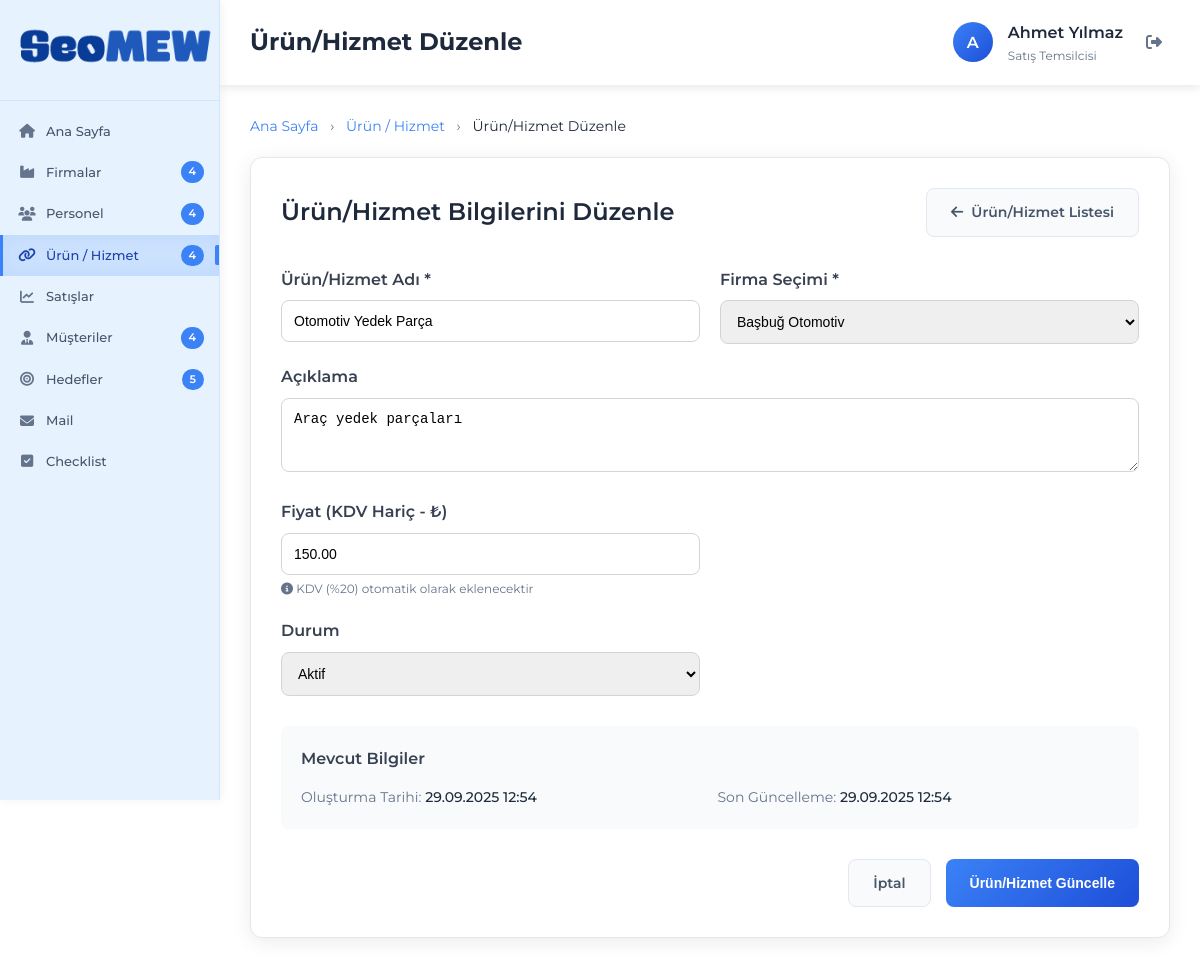
/urun-duzenle.php?id=1 (signed in), run on the app's committed database.
### tables this page shows
CREATE TABLE IF NOT EXISTS urun_hizmet (
    id INT AUTO_INCREMENT PRIMARY KEY,
    urun_adi VARCHAR(255) NOT NULL,
    aciklama TEXT,
    fiyat DECIMAL(10,2),
    firma_id INT,
    durum ENUM('aktif', 'pasif') DEFAULT 'aktif',
    son_guncelleme TIMESTAMP DEFAULT CURRENT_TIMESTAMP ON UPDATE CURRENT_TIMESTAMP,
    olusturma_tarihi TIMESTAMP DEFAULT CURRENT_TIMESTAMP,
    FOREIGN KEY (firma_id) REFERENCES firmalar(id) ON DELETE SET NULL
);

CREATE TABLE IF NOT EXISTS firmalar (
    id INT AUTO_INCREMENT PRIMARY KEY,
    firma_adi VARCHAR(255) NOT NULL,
    durum ENUM('aktif', 'pasif') DEFAULT 'aktif',
    son_guncelleme TIMESTAMP DEFAULT CURRENT_TIMESTAMP ON UPDATE CURRENT_TIMESTAMP,
    olusturma_tarihi TIMESTAMP DEFAULT CURRENT_TIMESTAMP
);

### config/database.php (called while the page is built, shortened)
<?php
class Database {
    private $connection;
    private static $instance = null;
    private function __construct() {
        try {
            $dsn = "mysql:host=" . DB_HOST . ";dbname=" . DB_NAME . ";charset=" . DB_CHARSET;
            $this->connection = new PDO($dsn, DB_USER, DB_PASS, [
                PDO::ATTR_ERRMODE => PDO::ERRMODE_EXCEPTION,
                PDO::ATTR_DEFAULT_FETCH_MODE => PDO::FETCH_ASSOC,
                PDO::ATTR_EMULATE_PREPARES => false,
            ]);
            $this->connection->exec("SET NAMES utf8mb4 COLLATE utf8mb4_unicode_ci");
            $this->connection->exec("SET CHARACTER SET utf8mb4");
        } catch (PDOException $e) {
            die("Veritabanı bağlantı hatası: " . $e->getMessage());
        }
    }
    public static function getInstance() {
        if (self::$instance === null) {
            self::$instance = new self();
        }
        return self::$instance;
    }
    public function select($table, $where = [], $orderBy = null, $limit = null) {
        $sql = "SELECT * FROM $table";
        $params = [];
        if (!empty($where)) {
            $conditions = [];
            foreach ($where as $key => $value) {
                $conditions[] = "$key = :$key";
                $params[$key] = $value;
            }
            $sql .= " WHERE " . implode(' AND ', $conditions);
        }
        if ($orderBy) {
            $sql .= " ORDER BY $orderBy";
        }
        $stmt = $this->connection->prepare($sql);
        $stmt->execute($params);
        return $stmt->fetchAll();
    }
    public function query($sql, $params = []) {
        $stmt = $this->connection->prepare($sql);
        $stmt->execute($params);
        return $stmt->fetchAll();
    }
}
$db = Database::getInstance();
function getStats() {
    global $db;
    $stats = [
        'firmalar' => $db->query("SELECT COUNT(*) as count FROM firmalar WHERE durum = 'aktif'")[0]['count'],
        'personel' => $db->query("SELECT COUNT(*) as count FROM personel WHERE durum = 'aktif'")[0]['count'],
        'urun_hizmet' => $db->query("SELECT COUNT(*) as count FROM urun_hizmet WHERE durum = 'aktif'")[0]['count'],
        'satislar' => $db->query("SELECT COUNT(*) as count FROM satislar")[0]['count'],
        'musteriler' => $db->query("SELECT COUNT(*) as count FROM musteriler WHERE durum = 'aktif'")[0]['count'],
        'hedefler' => $db->query("SELECT COUNT(*) as count FROM hedefler WHERE durum = 'aktif'")[0]['count']
    ];
    return $stats;
}
?>

### urun-duzenle.php (the view, shortened to what this page needs)
<?php
require_once 'config/database.php';
$stats = getStats();
$urun_id = (int)$_GET['id'];
$urun = $db->select('urun_hizmet', ['id' => $urun_id]);
$urun = $urun[0];
$firmalar = $db->select('firmalar', [], 'firma_adi ASC');
?>
<!DOCTYPE html>
<html lang="tr">
<head>
    <link href="https://cdnjs.cloudflare.com/ajax/libs/font-awesome/6.4.0/css/all.min.css" rel="stylesheet">
    <link href="style.css" rel="stylesheet">
</head>
<body>
    <div class="container">
        <div class="sidebar" id="sidebar">
            <div class="sidebar-header">
                <img src="seomew-logo.png" alt="SyncMEW Logo" style="height: 52px; margin-bottom: 0;">
            </div>
            <nav class="sidebar-nav">
                <a href="index.php" class="nav-item">
                    <i class="fas fa-home nav-icon"></i>
                    <span class="nav-text">Ana Sayfa</span>
                </a>
                <a href="firmalar.php" class="nav-item">
                    <i class="fas fa-industry nav-icon"></i>
                    <span class="nav-text">Firmalar</span>
                    <span class="nav-badge"><?php echo $stats['firmalar']; ?></span>
                </a>
                <a href="personel.php" class="nav-item">
                    <i class="fas fa-users nav-icon"></i>
                    <span class="nav-text">Personel</span>
                    <span class="nav-badge"><?php echo $stats['personel']; ?></span>
                </a>
                <a href="urun-hizmet.php" class="nav-item active">
                    <i class="fas fa-link nav-icon"></i>
                    <span class="nav-text">Ürün / Hizmet</span>
                    <span class="nav-badge"><?php echo $stats['urun_hizmet']; ?></span>
                </a>
                <a href="satislar.php" class="nav-item">
                    <i class="fas fa-chart-line nav-icon"></i>
                    <span class="nav-text">Satışlar</span>
                </a>
                <a href="musteriler.php" class="nav-item">
                    <i class="fas fa-user-tie nav-icon"></i>
                    <span class="nav-text">Müşteriler</span>
                    <span class="nav-badge"><?php echo $stats['musteriler']; ?></span>
                </a>
                <a href="hedefler.php" class="nav-item">
                    <i class="fas fa-bullseye nav-icon"></i>
                    <span class="nav-text">Hedefler</span>
                    <span class="nav-badge"><?php echo $stats['hedefler']; ?></span>
                </a>
                <a href="mail.php" class="nav-item">
                    <i class="fas fa-envelope nav-icon"></i>
                    <span class="nav-text">Mail</span>
                </a>
                <a href="checklist.php" class="nav-item">
                    <i class="fas fa-check-square nav-icon"></i>
                    <span class="nav-text">Checklist</span>
                </a>
            </nav>
        </div>
        <div class="main-content">
            <?php
            include 'includes/header.php';
            ?>
            <div class="content-area">
                <div style="margin-bottom: 20px;">
                    <nav style="font-size: 14px; color: #64748b;">
                        <a href="index.php" style="color: #3b82f6; text-decoration: none;">Ana Sayfa</a>
                        <span style="margin: 0 8px;">›</span>
                        <a href="urun-hizmet.php" style="color: #3b82f6; text-decoration: none;">Ürün / Hizmet</a>
                        <span style="margin: 0 8px;">›</span>
                        <span style="color: #1e293b;">Ürün/Hizmet Düzenle</span>
                    </nav>
                </div>
                <div style="background: white; border-radius: 12px; padding: 30px; box-shadow: 0 4px 20px rgba(0, 0, 0, 0.08); border: 1px solid #e2e8f0; margin-bottom: 30px;">
                    <div style="display: flex; justify-content: space-between; align-items: center; margin-bottom: 30px;">
                        <h2 style="font-size: 24px; font-weight: 600; color: #1e293b;">Ürün/Hizmet Bilgilerini Düzenle</h2>
                        <a href="urun-hizmet.php" class="btn btn-secondary">
                            <i class="fas fa-arrow-left"></i>
                            Ürün/Hizmet Listesi
                        </a>
                    </div>
                    <form method="POST" action="urun-duzenle.php?id=<?php echo $urun_id; ?>">
                        <div style="display: grid; grid-template-columns: 1fr 1fr; gap: 20px; margin-bottom: 20px;">
                            <div>
                                <label style="display: block; margin-bottom: 8px; font-weight: 600; color: #374151;">Ürün/Hizmet Adı *</label>
                                <input type="text" name="urun_adi" value="<?php echo htmlspecialchars($urun['urun_adi']); ?>" required
                                       style="width: 100%; padding: 12px; border: 1px solid #d1d5db; border-radius: 8px; font-size: 14px;"
                                       placeholder="Örn: Otomotiv Yedek Parça">
                            </div>
                            <div>
                                <label style="display: block; margin-bottom: 8px; font-weight: 600; color: #374151;">Firma Seçimi *</label>
                                <select name="firma_id" required style="width: 100%; padding: 12px; border: 1px solid #d1d5db; border-radius: 8px; font-size: 14px;">
                                    <?php foreach ($firmalar as $firma): ?>
                                        <option value="<?php echo $firma['id']; ?>" <?php echo $urun['firma_id'] == $firma['id'] ? 'selected' : ''; ?>>
                                            <?php echo htmlspecialchars($firma['firma_adi']); ?>
                                        </option>
                                    <?php endforeach; ?>
                                </select>
                            </div>
                        </div>
                        <div style="margin-bottom: 20px;">
                            <label style="display: block; margin-bottom: 8px; font-weight: 600; color: #374151;">Açıklama</label>
                            <textarea name="aciklama" rows="3" style="width: 100%; padding: 12px; border: 1px solid #d1d5db; border-radius: 8px; font-size: 14px; resize: vertical;"
                                      placeholder="Ürün/hizmet hakkında detaylı açıklama"><?php echo htmlspecialchars($urun['aciklama']); ?></textarea>
                        </div>
                        <div style="display: grid; grid-template-columns: 1fr 1fr; gap: 20px; margin-bottom: 20px;">
                            <div>
                                <label style="display: block; margin-bottom: 8px; font-weight: 600; color: #374151;">Fiyat (KDV Hariç - ₺)</label>
                                <input type="number" name="fiyat" step="0.01" min="0" value="<?php echo $urun['fiyat']; ?>"
                                       style="width: 100%; padding: 12px; border: 1px solid #d1d5db; border-radius: 8px; font-size: 14px;"
                                       placeholder="0.00">
                                <div style="font-size: 12px; color: #64748b; margin-top: 4px;">
                                    <i class="fas fa-info-circle"></i> KDV (%20) otomatik olarak eklenecektir
                                </div>
                            </div>
                        </div>
                        <div style="display: grid; grid-template-columns: 1fr 1fr; gap: 20px; margin-bottom: 30px;">
                            <div>
                                <label style="display: block; margin-bottom: 8px; font-weight: 600; color: #374151;">Durum</label>
                                <select name="durum" style="width: 100%; padding: 12px; border: 1px solid #d1d5db; border-radius: 8px; font-size: 14px;">
                                    <option value="aktif" <?php echo $urun['durum'] == 'aktif' ? 'selected' : ''; ?>>Aktif</option>
                                </select>
                            </div>
                        </div>
                        <div style="background: #f8fafc; padding: 20px; border-radius: 8px; margin-bottom: 30px;">
                            <h3 style="font-size: 16px; font-weight: 600; color: #374151; margin-bottom: 15px;">Mevcut Bilgiler</h3>
                            <div style="display: grid; grid-template-columns: 1fr 1fr; gap: 15px; font-size: 14px;">
                                <div>
                                    <span style="color: #64748b;">Oluşturma Tarihi:</span>
                                    <span style="color: #1e293b; font-weight: 500;"><?php echo date('d.m.Y H:i', strtotime($urun['olusturma_tarihi'])); ?></span>
                                </div>
                                <div>
                                    <span style="color: #64748b;">Son Güncelleme:</span>
                                    <span style="color: #1e293b; font-weight: 500;"><?php echo date('d.m.Y H:i', strtotime($urun['son_guncelleme'])); ?></span>
                                </div>
                            </div>
                        </div>
                        <div style="display: flex; gap: 15px; justify-content: flex-end;">
                            <a href="urun-hizmet.php" class="btn btn-secondary">İptal</a>
                            <button type="submit" class="btn btn-primary">Ürün/Hizmet Güncelle</button>
                        </div>
                    </form>
                </div>
            </div>
        </div>
    </div>
</body>
</html>

### style.css (style rules this page uses)
* { margin: 0; padding: 0; box-sizing: border-box; }
body { font-family: 'Montserrat', -apple-system, BlinkMacSystemFont, 'Segoe UI', Roboto, sans-serif; background: #ffffff; color: #1e293b; line-height: 1.6; overflow-x: hidden; }
.container { display: flex; min-height: 100vh; }
.sidebar { width: 220px; background: #e6f3ff; color: #1e293b; position: fixed; height: 100vh; left: 0; top: 0; z-index: 1000; box-shadow: 2px 0 10px rgba(0, 0, 0, 0.05); transition: all 0.3s ease; border-right: 1px solid #d1e7ff; overflow-y: auto; }
.sidebar-header { padding: 20px 15px; border-bottom: 1px solid #d1e7ff; text-align: center; }
.sidebar-nav { padding: 10px 0; }
.nav-item { display: flex; align-items: center; padding: 10px 15px; color: #475569; text-decoration: none; transition: all 0.3s ease; position: relative; border-left: 3px solid transparent; }
.nav-item.active { background: rgba(59, 130, 246, 0.15); color: #1e40af; border-left-color: #3b82f6; box-shadow: inset 0 0 20px rgba(59, 130, 246, 0.1); }
.nav-item.active::before { content: ''; position: absolute; right: 0; top: 50%; transform: translateY(-50%); width: 4px; height: 20px; background: #3b82f6; border-radius: 2px 0 0 2px; }
.nav-icon { font-size: 14px; width: 18px; text-align: center; margin-right: 10px; color: #64748b; }
.nav-item.active .nav-icon { color: #1e40af; }
.nav-text { font-size: 13px; font-weight: 500; }
.nav-badge { background: #3b82f6; color: white; padding: 2px 8px; border-radius: 12px; font-size: 11px; font-weight: 600; margin-left: auto; }
.main-content { flex: 1; margin-left: 220px; padding: 0; min-height: 100vh; }
.content-area { padding: 30px; }
.btn { padding: 12px 24px; border-radius: 8px; text-decoration: none; font-weight: 600; font-size: 14px; transition: all 0.3s ease; border: none; cursor: pointer; display: inline-flex; align-items: center; gap: 8px; }
.btn-primary { background: linear-gradient(135deg, #3b82f6, #1d4ed8); color: white; }
.btn-secondary { background: #f8fafc; color: #475569; border: 1px solid #e2e8f0; }

### data on the page
urun_hizmet: urun_adi "Otomotiv Yedek Parça", firma_id "Başbuğ Otomotiv", aciklama "Araç yedek parçaları", fiyat "150.00", durum "Aktif", olusturma_tarihi "29.09.2025 12:54", son_guncelleme "29.09.2025 12:54"

### other printed values
$stats['firmalar'] "4"
$stats['personel'] "4"
$stats['urun_hizmet'] "4"
$stats['musteriler'] "4"
$stats['hedefler'] "5"
$page_title "Ürün/Hizmet Düzenle"
$initials "A"
$_SESSION['ad_soyad'] "Ahmet Yılmaz"
